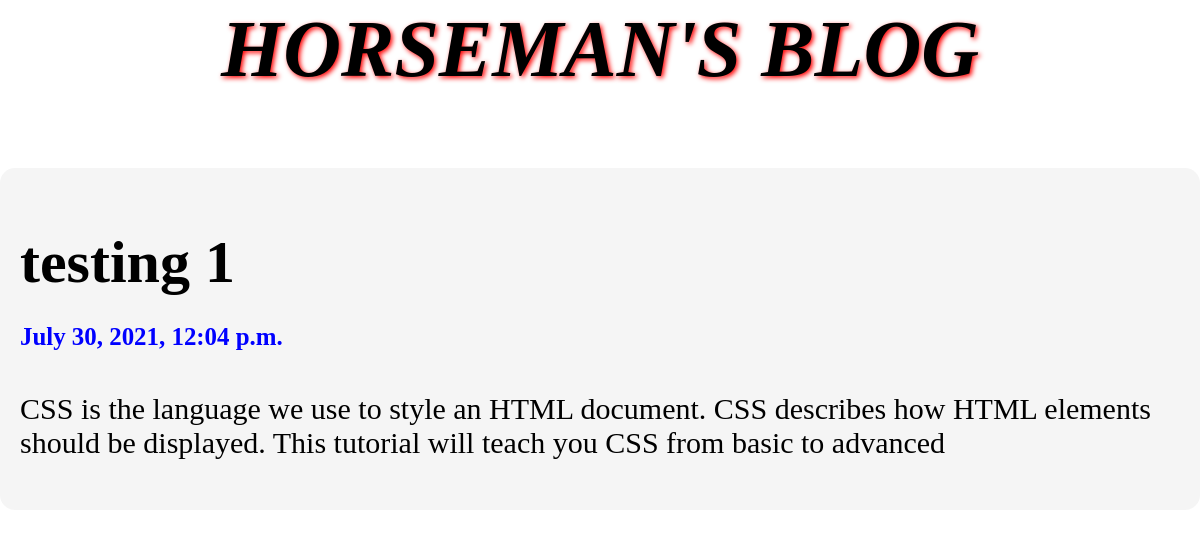
Screenshot of /post/2 with the database file from the repository.
### blogs/models.py (models this page shows)
class Post(models.Model):
    title = models.CharField(max_length=75, blank=True)
    body = models.CharField(max_length=1000000, blank=True)
    time = models.DateTimeField(default=datetime.now, blank=True)

### blogs/views.py (the view)
# urls.py: path('post/<str:pk>', views.post, name="post")
def post(request,pk):
    posts = Post.objects.get(id=pk)
    return render(request,'post.html',{'posts':posts})

### templates/post.html (shortened to what this page needs)
{% load static %}
<!DOCTYPE html>
<html>
<head>
  <link rel="stylesheet" href="{% static 'style.css' %}" />
</head>
<body>
  <div class="head1">
    <h1>HORSEMAN'S BLOG</h1>
  </div>
  <div class="row">
    <div class="leftcolumn">
      <div class="card">
        <a style="text-decoration: none;color: black;" href="#">
          <h1>{{posts.title}}</h1>
          <h5 id="timeLine">{{posts.time}}</h5>
          <p>{{posts.body}}</p>
        </a>
      </div>
    </div>
  </div>
</body>
</html>

### static/style.css (style rules this page uses)
body { margin: 0; background-color: white; }
.head1 { text-align: center; font-size: 40px; font-style: italic; font-family: Comic Sans MS; text-shadow: 2px 2px 5px red; margin-top: -50px; }
.leftcolumn { float: left; width: 100%; }
.card { margin-top: 20px; background-color: whitesmoke; padding: 20px; border-radius: 15px; font-size: 30px; }
#timeLine { color: blue; margin-top: -15px; }

### rows the page displays
Post: title "testing 1", time "July 30, 2021, 12:04 p.m.", body "CSS is the language we use to style an HTML document. CSS describes how HTML elements should be displayed. This tutorial will teach you CSS from basic to advanced"
